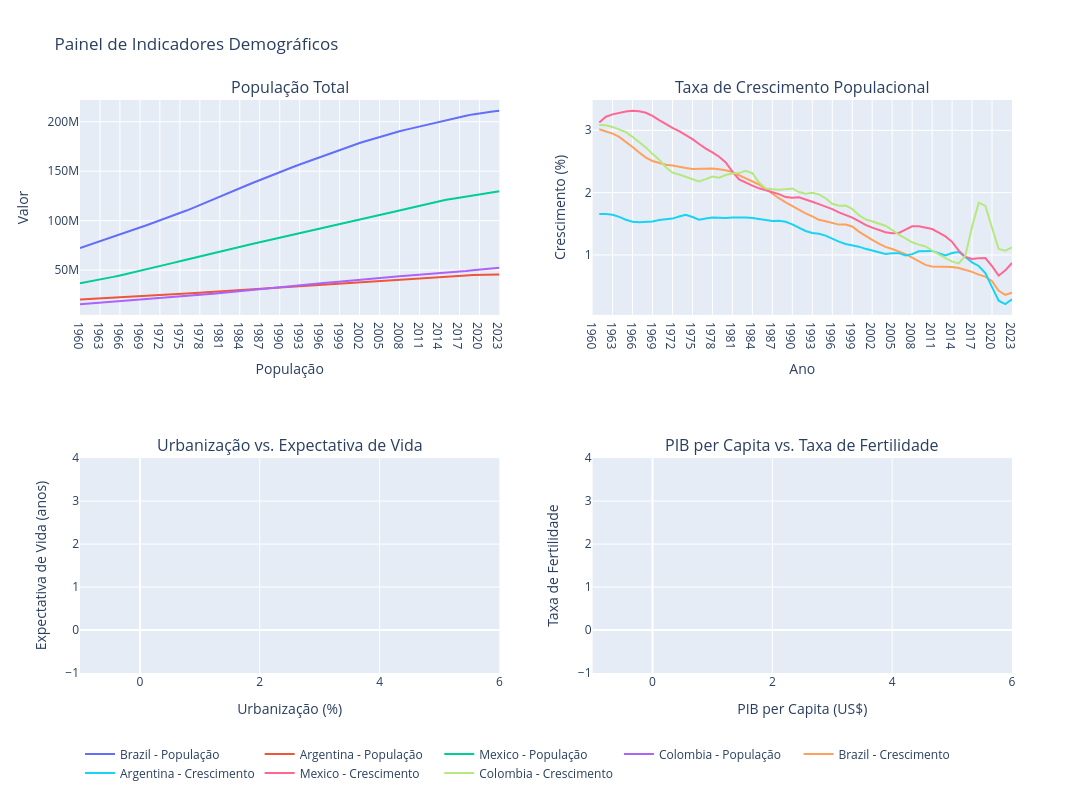

The notebook cell this image was saved under:
### Code cell
import plotly.graph_objects as go
from plotly.subplots import make_subplots

# Criar um painel com múltiplos gráficos
fig = make_subplots(
    rows=2, cols=2,
    subplot_titles=(
        "População Total", 
        "Taxa de Crescimento Populacional",
        "Urbanização vs. Expectativa de Vida", 
        "PIB per Capita vs. Taxa de Fertilidade"
    ),
    specs=[[{"type": "scatter"}, {"type": "scatter"}],
           [{"type": "scatter"}, {"type": "scatter"}]]
)

# Gráfico 1: População Total de países selecionados
for pais in ["Brazil", "Argentina", "Mexico", "Colombia"]:
    df_pop = dados_comparacao[(dados_comparacao['Country Name'] == pais) & 
                           (dados_comparacao['Indicator Name'] == 'Population, total')]
    fig.add_trace(
        go.Scatter(x=df_pop['Year'], y=df_pop['Value'], mode='lines', name=f"{pais} - População"),
        row=1, col=1
    )

# Gráfico 2: Taxa de Crescimento Populacional
for pais in ["Brazil", "Argentina", "Mexico", "Colombia"]:
    df_cresc = dados_comparacao[(dados_comparacao['Country Name'] == pais) & 
                             (dados_comparacao['Indicator Name'] == 'Population growth (annual %)')]
    fig.add_trace(
        go.Scatter(x=df_cresc['Year'], y=df_cresc['Value'], mode='lines', name=f"{pais} - Crescimento"),
        row=1, col=2
    )

# Gráfico 3: Urbanização vs. Expectativa de Vida (Brasil)
anos_selecionados = [1990, 1995, 2000, 2005, 2010, 2015, 2020]
df_urban = dados_comparacao[(dados_comparacao['Country Name'] == 'Brazil') & 
                         (dados_comparacao['Indicator Name'] == 'Urban population (% of total population)')]
df_life = dados_comparacao[(dados_comparacao['Country Name'] == 'Brazil') & 
                        (dados_comparacao['Indicator Name'] == 'Life expectancy at birth, total (years)')]

df_urban_life = pd.merge(df_urban, df_life, on=['Year', 'Country Name'], 
                         suffixes=('_urban', '_life'))
df_urban_life = df_urban_life[df_urban_life['Year'].isin(anos_selecionados)]

fig.add_trace(
    go.Scatter(
        x=df_urban_life['Value_urban'],
        y=df_urban_life['Value_life'],
        mode='markers+text',
        text=df_urban_life['Year'],
        textposition="top center",
        marker=dict(size=10),
        name="Brasil - Urbanização vs. Expectativa"
    ),
    row=2, col=1
)

# Gráfico 4: PIB per Capita vs. Taxa de Fertilidade (comparação entre países)
for pais in ["Brazil", "Argentina", "Mexico", "Colombia"]:
    df_gdp = dados_comparacao[(dados_comparacao['Country Name'] == pais) & 
                           (dados_comparacao['Indicator Name'] == 'GDP per capita (current US$)')]
    df_fert = dados_comparacao[(dados_comparacao['Country Name'] == pais) & 
                            (dados_comparacao['Indicator Name'] == 'Fertility rate, total (births per woman)')]
    
    df_gdp_fert = pd.merge(df_gdp, df_fert, on=['Year', 'Country Name'], 
                          suffixes=('_gdp', '_fert'))
    df_gdp_fert = df_gdp_fert[df_gdp_fert['Year'].isin(anos_selecionados)]
    
    fig.add_trace(
        go.Scatter(
            x=df_gdp_fert['Value_gdp'],
            y=df_gdp_fert['Value_fert'],
            mode='markers+lines',
            marker=dict(size=8),
            name=f"{pais} - PIB vs. Fertilidade"
        ),
        row=2, col=2
    )

# Atualizar layout
fig.update_layout(height=800, width=1200, title_text="Painel de Indicadores Demográficos", 
                 legend=dict(orientation="h", yanchor="bottom", y=-0.2))
fig.update_xaxes(title_text="População", row=1, col=1)
fig.update_yaxes(title_text="Valor", row=1, col=1)
fig.update_xaxes(title_text="Ano", row=1, col=2)
fig.update_yaxes(title_text="Crescimento (%)", row=1, col=2)
fig.update_xaxes(title_text="Urbanização (%)", row=2, col=1)
fig.update_yaxes(title_text="Expectativa de Vida (anos)", row=2, col=1)
fig.update_xaxes(title_text="PIB per Capita (US$)", row=2, col=2)
fig.update_yaxes(title_text="Taxa de Fertilidade", row=2, col=2)

fig.show()

### Figure 1 — Plotly figure (JSON) as saved in the notebook; plotly's stock layout.template omitted (floating-point values rounded to 4 significant figures)
{"data": [{"mode": "lines", "name": "Brazil - População", "type": "scatter", "x": ["1960", "1961", "1962", "1963", "1964", "1965", "1966", "1967", "1968", "1969", "1970", "1971", "1972", "1973", "1974", "1975", "1976", "1977", "1978", "1979", "1980", "1981", "1982", "1983", "1984", "1985", "1986", "1987", "1988", "1989", "1990", "1991", "1992", "1993", "1994", "1995", "1996", "1997", "1998", "1999", "2000", "2001", "2002", "2003", "2004", "2005", "2006", "2007", "2008", "2009", "2010", "2011", "2012", "2013", "2014", "2015", "2016", "2017", "2018", "2019", "2020", "2021", "2022", "2023"], "xaxis": "x", "y": [72390000.0, 74610000.0, 76870000.0, 79160000.0, 81490000.0, 83820000.0, 86140000.0, 88450000.0, 90740000.0, 93050000.0, 95380000.0, 97740000.0, 100100000.0, 102600000.0, 105100000.0, 107600000.0, 110200000.0, 112900000.0, 115600000.0, 118400000.0, 121200000.0, 124100000.0, 126900000.0, 129800000.0, 132700000.0, 135500000.0, 138300000.0, 141100000.0, 143800000.0, 146500000.0, 149100000.0, 151700000.0, 154300000.0, 156800000.0, 159300000.0, 161700000.0, 164200000.0, 166700000.0, 169200000.0, 171600000.0, 174000000.0, 176300000.0, 178500000.0, 180600000.0, 182700000.0, 184700000.0, 186700000.0, 188600000.0, 190400000.0, 192100000.0, 193700000.0, 195300000.0, 196900000.0, 198500000.0, 200100000.0, 201700000.0, 203200000.0, 204700000.0, 206100000.0, 207500000.0, 208700000.0, 209600000.0, 210300000.0, 211100000.0], "yaxis": "y"}, {"mode": "lines", "name": "Argentina - População", "type": "scatter", "x": ["1960", "1961", "1962", "1963", "1964", "1965", "1966", "1967", "1968", "1969", "1970", "1971", "1972", "1973", "1974", "1975", "1976", "1977", "1978", "1979", "1980", "1981", "1982", "1983", "1984", "1985", "1986", "1987", "1988", "1989", "1990", "1991", "1992", "1993", "1994", "1995", "1996", "1997", "1998", "1999", "2000", "2001", "2002", "2003", "2004", "2005", "2006", "2007", "2008", "2009", "2010", "2011", "2012", "2013", "2014", "2015", "2016", "2017", "2018", "2019", "2020", "2021", "2022", "2023"], "xaxis": "x", "y": [20390000.0, 20730000.0, 21070000.0, 21420000.0, 21770000.0, 22110000.0, 22450000.0, 22800000.0, 23150000.0, 23510000.0, 23880000.0, 24260000.0, 24640000.0, 25050000.0, 25460000.0, 25870000.0, 26280000.0, 26700000.0, 27130000.0, 27570000.0, 28010000.0, 28460000.0, 28920000.0, 29390000.0, 29860000.0, 30340000.0, 30810000.0, 31290000.0, 31780000.0, 32270000.0, 32760000.0, 33230000.0, 33690000.0, 34150000.0, 34610000.0, 35070000.0, 35510000.0, 35950000.0, 36370000.0, 36790000.0, 37210000.0, 37620000.0, 38030000.0, 38420000.0, 38820000.0, 39220000.0, 39620000.0, 40020000.0, 40420000.0, 40850000.0, 41290000.0, 41730000.0, 42160000.0, 42580000.0, 43020000.0, 43480000.0, 43900000.0, 44290000.0, 44650000.0, 44970000.0, 45190000.0, 45310000.0, 45410000.0, 45540000.0], "yaxis": "y"}, {"mode": "lines", "name": "Mexico - População", "type": "scatter", "x": ["1960", "1961", "1962", "1963", "1964", "1965", "1966", "1967", "1968", "1969", "1970", "1971", "1972", "1973", "1974", "1975", "1976", "1977", "1978", "1979", "1980", "1981", "1982", "1983", "1984", "1985", "1986", "1987", "1988", "1989", "1990", "1991", "1992", "1993", "1994", "1995", "1996", "1997", "1998", "1999", "2000", "2001", "2002", "2003", "2004", "2005", "2006", "2007", "2008", "2009", "2010", "2011", "2012", "2013", "2014", "2015", "2016", "2017", "2018", "2019", "2020", "2021", "2022", "2023"], "xaxis": "x", "y": [36720000.0, 37890000.0, 39130000.0, 40420000.0, 41770000.0, 43170000.0, 44630000.0, 46130000.0, 47670000.0, 49230000.0, 50810000.0, 52410000.0, 54030000.0, 55670000.0, 57320000.0, 58980000.0, 60650000.0, 62310000.0, 63980000.0, 65650000.0, 67300000.0, 68890000.0, 70430000.0, 71970000.0, 73510000.0, 75040000.0, 76590000.0, 78140000.0, 79700000.0, 81250000.0, 82820000.0, 84430000.0, 86040000.0, 87650000.0, 89260000.0, 90860000.0, 92450000.0, 94020000.0, 95580000.0, 97120000.0, 98630000.0, 100100000.0, 101500000.0, 103000000.0, 104400000.0, 105800000.0, 107300000.0, 108800000.0, 110400000.0, 112000000.0, 113600000.0, 115200000.0, 116800000.0, 118300000.0, 119800000.0, 121100000.0, 122300000.0, 123400000.0, 124600000.0, 125800000.0, 126800000.0, 127600000.0, 128600000.0, 129700000.0], "yaxis": "y"}, {"mode": "lines", "name": "Colombia - População", "type": "scatter", "x": ["1960", "1961", "1962", "1963", "1964", "1965", "1966", "1967", "1968", "1969", "1970", "1971", "1972", "1973", "1974", "1975", "1976", "1977", "1978", "1979", "1980", "1981", "1982", "1983", "1984", "1985", "1986", "1987", "1988", "1989", "1990", "1991", "1992", "1993", "1994", "1995", "1996", "1997", "1998", "1999", "2000", "2001", "2002", "2003", "2004", "2005", "2006", "2007", "2008", "2009", "2010", "2011", "2012", "2013", "2014", "2015", "2016", "2017", "2018", "2019", "2020", "2021", "2022", "2023"], "xaxis": "x", "y": [15610000.0, 16100000.0, 16600000.0, 17110000.0, 17640000.0, 18170000.0, 18700000.0, 19240000.0, 19770000.0, 20290000.0, 20810000.0, 21320000.0, 21820000.0, 22330000.0, 22830000.0, 23340000.0, 23860000.0, 24390000.0, 24950000.0, 25520000.0, 26100000.0, 26710000.0, 27340000.0, 27990000.0, 28640000.0, 29270000.0, 29880000.0, 30500000.0, 31130000.0, 31780000.0, 32440000.0, 33100000.0, 33760000.0, 34440000.0, 35130000.0, 35800000.0, 36460000.0, 37120000.0, 37790000.0, 38450000.0, 39090000.0, 39710000.0, 40320000.0, 40940000.0, 41540000.0, 42130000.0, 42690000.0, 43240000.0, 43760000.0, 44270000.0, 44780000.0, 45260000.0, 45720000.0, 46150000.0, 46570000.0, 46970000.0, 47440000.0, 48130000.0, 49020000.0, 49910000.0, 50630000.0, 51190000.0, 51740000.0, 52320000.0], "yaxis": "y"}, {"mode": "lines", "name": "Brazil - Crescimento", "type": "scatter", "x": ["1960", "1961", "1962", "1963", "1964", "1965", "1966", "1967", "1968", "1969", "1970", "1971", "1972", "1973", "1974", "1975", "1976", "1977", "1978", "1979", "1980", "1981", "1982", "1983", "1984", "1985", "1986", "1987", "1988", "1989", "1990", "1991", "1992", "1993", "1994", "1995", "1996", "1997", "1998", "1999", "2000", "2001", "2002", "2003", "2004", "2005", "2006", "2007", "2008", "2009", "2010", "2011", "2012", "2013", "2014", "2015", "2016", "2017", "2018", "2019", "2020", "2021", "2022", "2023"], "xaxis": "x2", "y": [NaN, 3.017, 2.984, 2.947, 2.894, 2.818, 2.732, 2.643, 2.562, 2.508, 2.473, 2.448, 2.433, 2.421, 2.397, 2.379, 2.382, 2.387, 2.386, 2.376, 2.36, 2.329, 2.279, 2.234, 2.186, 2.131, 2.06, 1.982, 1.91, 1.844, 1.786, 1.716, 1.667, 1.62, 1.563, 1.539, 1.514, 1.487, 1.488, 1.457, 1.375, 1.303, 1.241, 1.18, 1.13, 1.096, 1.058, 1.012, 0.958, 0.8956, 0.8409, 0.8138, 0.8116, 0.8105, 0.8063, 0.7917, 0.762, 0.7282, 0.6834, 0.652, 0.5794, 0.4254, 0.3602, 0.3959], "yaxis": "y2"}, {"mode": "lines", "name": "Argentina - Crescimento", "type": "scatter", "x": ["1960", "1961", "1962", "1963", "1964", "1965", "1966", "1967", "1968", "1969", "1970", "1971", "1972", "1973", "1974", "1975", "1976", "1977", "1978", "1979", "1980", "1981", "1982", "1983", "1984", "1985", "1986", "1987", "1988", "1989", "1990", "1991", "1992", "1993", "1994", "1995", "1996", "1997", "1998", "1999", "2000", "2001", "2002", "2003", "2004", "2005", "2006", "2007", "2008", "2009", "2010", "2011", "2012", "2013", "2014", "2015", "2016", "2017", "2018", "2019", "2020", "2021", "2022", "2023"], "xaxis": "x2", "y": [NaN, 1.655, 1.657, 1.643, 1.61, 1.564, 1.532, 1.526, 1.53, 1.535, 1.56, 1.574, 1.583, 1.617, 1.645, 1.608, 1.565, 1.584, 1.599, 1.597, 1.593, 1.602, 1.604, 1.602, 1.592, 1.573, 1.555, 1.545, 1.55, 1.531, 1.492, 1.438, 1.384, 1.354, 1.34, 1.31, 1.257, 1.215, 1.176, 1.153, 1.133, 1.098, 1.069, 1.033, 1.014, 1.027, 1.028, 0.9911, 1.013, 1.06, 1.056, 1.065, 1.028, 0.993, 1.032, 1.047, 0.9689, 0.8812, 0.823, 0.7109, 0.4847, 0.2659, 0.2108, 0.287], "yaxis": "y2"}, {"mode": "lines", "name": "Mexico - Crescimento", "type": "scatter", "x": ["1960", "1961", "1962", "1963", "1964", "1965", "1966", "1967", "1968", "1969", "1970", "1971", "1972", "1973", "1974", "1975", "1976", "1977", "1978", "1979", "1980", "1981", "1982", "1983", "1984", "1985", "1986", "1987", "1988", "1989", "1990", "1991", "1992", "1993", "1994", "1995", "1996", "1997", "1998", "1999", "2000", "2001", "2002", "2003", "2004", "2005", "2006", "2007", "2008", "2009", "2010", "2011", "2012", "2013", "2014", "2015", "2016", "2017", "2018", "2019", "2020", "2021", "2022", "2023"], "xaxis": "x2", "y": [NaN, 3.124, 3.218, 3.256, 3.28, 3.302, 3.314, 3.307, 3.281, 3.23, 3.162, 3.096, 3.04, 2.985, 2.926, 2.859, 2.781, 2.705, 2.646, 2.576, 2.484, 2.338, 2.212, 2.16, 2.111, 2.069, 2.034, 2.005, 1.975, 1.928, 1.918, 1.926, 1.894, 1.853, 1.815, 1.78, 1.735, 1.682, 1.639, 1.599, 1.543, 1.483, 1.438, 1.398, 1.365, 1.349, 1.354, 1.408, 1.46, 1.462, 1.44, 1.415, 1.357, 1.297, 1.21, 1.07, 0.9691, 0.9352, 0.9466, 0.9501, 0.8205, 0.6674, 0.7531, 0.8722], "yaxis": "y2"}, {"mode": "lines", "name": "Colombia - Crescimento", "type": "scatter", "x": ["1960", "1961", "1962", "1963", "1964", "1965", "1966", "1967", "1968", "1969", "1970", "1971", "1972", "1973", "1974", "1975", "1976", "1977", "1978", "1979", "1980", "1981", "1982", "1983", "1984", "1985", "1986", "1987", "1988", "1989", "1990", "1991", "1992", "1993", "1994", "1995", "1996", "1997", "1998", "1999", "2000", "2001", "2002", "2003", "2004", "2005", "2006", "2007", "2008", "2009", "2010", "2011", "2012", "2013", "2014", "2015", "2016", "2017", "2018", "2019", "2020", "2021", "2022", "2023"], "xaxis": "x2", "y": [NaN, 3.085, 3.082, 3.054, 3.014, 2.97, 2.895, 2.81, 2.724, 2.622, 2.53, 2.408, 2.32, 2.292, 2.25, 2.214, 2.179, 2.216, 2.257, 2.24, 2.282, 2.305, 2.313, 2.349, 2.312, 2.161, 2.065, 2.055, 2.048, 2.053, 2.067, 2.009, 1.981, 1.997, 1.972, 1.91, 1.821, 1.79, 1.791, 1.738, 1.638, 1.572, 1.538, 1.508, 1.469, 1.4, 1.325, 1.267, 1.203, 1.165, 1.136, 1.071, 1.003, 0.9487, 0.8927, 0.8649, 0.9905, 1.451, 1.839, 1.786, 1.436, 1.096, 1.068, 1.121], "yaxis": "y2"}, {"marker": {"size": 10}, "mode": "markers+text", "name": "Brasil - Urbanização vs. Expectativa", "text": [], "textposition": "top center", "type": "scatter", "x": [], "xaxis": "x3", "y": [], "yaxis": "y3"}, {"marker": {"size": 8}, "mode": "markers+lines", "name": "Brazil - PIB vs. Fertilidade", "type": "scatter", "x": [], "xaxis": "x4", "y": [], "yaxis": "y4"}, {"marker": {"size": 8}, "mode": "markers+lines", "name": "Argentina - PIB vs. Fertilidade", "type": "scatter", "x": [], "xaxis": "x4", "y": [], "yaxis": "y4"}, {"marker": {"size": 8}, "mode": "markers+lines", "name": "Mexico - PIB vs. Fertilidade", "type": "scatter", "x": [], "xaxis": "x4", "y": [], "yaxis": "y4"}, {"marker": {"size": 8}, "mode": "markers+lines", "name": "Colombia - PIB vs. Fertilidade", "type": "scatter", "x": [], "xaxis": "x4", "y": [], "yaxis": "y4"}], "layout": {"annotations": [{"font": {"size": 16}, "showarrow": false, "text": "População Total", "x": 0.225, "xanchor": "center", "xref": "paper", "y": 1, "yanchor": "bottom", "yref": "paper"}, {"font": {"size": 16}, "showarrow": false, "text": "Taxa de Crescimento Populacional", "x": 0.775, "xanchor": "center", "xref": "paper", "y": 1, "yanchor": "bottom", "yref": "paper"}, {"font": {"size": 16}, "showarrow": false, "text": "Urbanização vs. Expectativa de Vida", "x": 0.225, "xanchor": "center", "xref": "paper", "y": 0.375, "yanchor": "bottom", "yref": "paper"}, {"font": {"size": 16}, "showarrow": false, "text": "PIB per Capita vs. Taxa de Fertilidade", "x": 0.775, "xanchor": "center", "xref": "paper", "y": 0.375, "yanchor": "bottom", "yref": "paper"}], "height": 800, "legend": {"orientation": "h", "y": -0.2, "yanchor": "bottom"}, "title": {"text": "Painel de Indicadores Demográficos"}, "width": 1200, "xaxis": {"anchor": "y", "domain": [0, 0.45], "title": {"text": "População"}}, "xaxis2": {"anchor": "y2", "domain": [0.55, 1], "title": {"text": "Ano"}}, "xaxis3": {"anchor": "y3", "domain": [0, 0.45], "title": {"text": "Urbanização (%)"}}, "xaxis4": {"anchor": "y4", "domain": [0.55, 1], "title": {"text": "PIB per Capita (US$)"}}, "yaxis": {"anchor": "x", "domain": [0.625, 1], "title": {"text": "Valor"}}, "yaxis2": {"anchor": "x2", "domain": [0.625, 1], "title": {"text": "Crescimento (%)"}}, "yaxis3": {"anchor": "x3", "domain": [0, 0.375], "title": {"text": "Expectativa de Vida (anos)"}}, "yaxis4": {"anchor": "x4", "domain": [0, 0.375], "title": {"text": "Taxa de Fertilidade"}}}}
